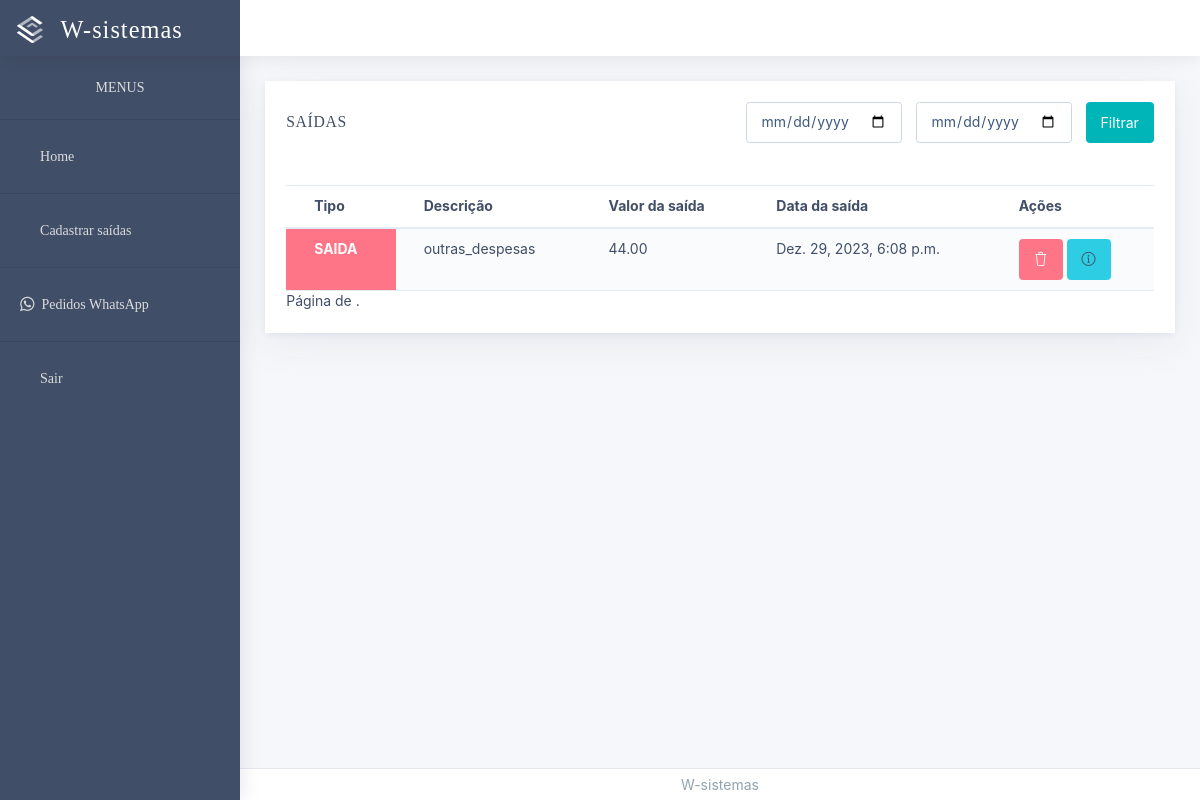
The page /relatorio-saidas on the database as committed earlier.
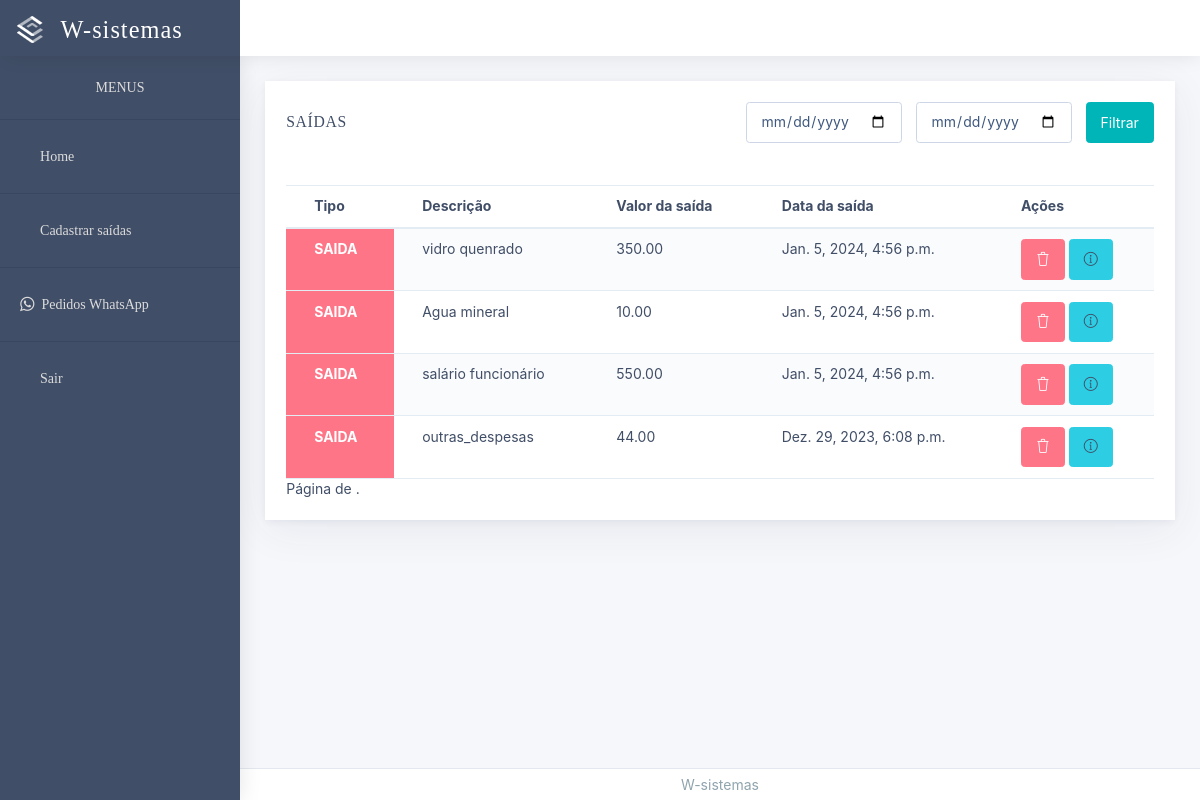
The same page on the database as committed later.
### pdv/models.py (models this page shows, shortened)
class Saida(models.Model):
    saida_status = models.CharField(max_length=120, default='saida')
    tipo_de_despesa = models.CharField(max_length=150, default='outras_despesas', verbose_name='Tipo de Despesa')
    valor_despesa = models.DecimalField(decimal_places=2, max_digits=10, default=0, blank=True, verbose_name='Valor da despesa')
    data_saida = models.DateTimeField(auto_now_add=True)
    class Meta:
        verbose_name = 'Saida'
        verbose_name_plural = 'Saidas'

### pdv/views.py (the view)
# urls.py: path('relatorio-saidas', views.relatorio_saida, name='relatorio-saidas'),
def relatorio_saida(request):
    data_inicial_str = request.GET.get('data_inicial')
    data_final_str = request.GET.get('data_final')
    saidas = Saida.objects.all().order_by('-data_saida')
    return render(request, 'html/saidas.html', {'saidas':saidas})

### pdv/templates/html/saidas.html (shortened to what this page needs)
{% extends "base.html" %}
{% load static %}
{% block content %}
<div class="card">
    <div class="card-header d-flex justify-content-between align-items-center">
        <h4 class="card-title">Saídas</h4>
        <form method="get" class="form-inline">
            <div class="form-group mr-1">
                <input type="date" class="form-control" id="inputDate" name="data_inicial" value="{{ request.GET.data_inicial }}">
            </div>
            <div class="form-group mr-1">
                <input type="date" class="form-control" id="inputEndDate" name="data_final" value="{{ request.GET.data_final }}">
            </div>
            <button type="submit" class="btn btn-primary">Filtrar</button>
        </form>
    </div>
    <div class="card-body">
        <div class="table-responsive">
            <table class="table table-striped mb-0">
                <thead>
                    <tr>
                        <th>Tipo</th>
                        <th>Descrição</th>
                        <th>Valor da saída</th>
                        <th>Data da saída</th>
                        <th>Ações</th>
                    </tr>
                </thead>
                <tbody>
                    {% for saida in saidas %}
                        <tr>
                            <th class="bg-danger text-white text-uppercase" scope="row">{{ saida.saida_status|default:"-----"  }}</th>
                            <td>{{ saida.tipo_de_despesa|default:"-----"  }}</td>
                            <td>{{ saida.valor_despesa|default:"-----"  }}</td>
                            <td>{{ saida.data_saida|default:"-----"  }}</td>
                            <td>
                                <form action="" method="post" class="d-inline" id="deleteForm{{ saida.id }}">{% csrf_token %}
                                    <button class="btn btn-danger" type="button" onclick="confirmDelete({{ saida.id }})"><i class="icon-trash"></i></button>
                                </form>
                                <a class="btn btn-info" onclick="openModalInfoPeido()">
                                    <i class="icon-info"></i>
                                </a>
                            </td>
                        </tr>
                    {% endfor %}
                </tbody>
            </table>
            <div class="pagination">
                <span class="step-links">
                    <span class="current">
                        Página {{ saida.number }} de {{ saida.paginator.num_pages }}.
                    </span>
                </span>
            </div>
        </div>
    </div>
</div>
{% endblock content %}

Rows that differ between the two databases and show on the page:
added Saida: saida_status "SAIDA", tipo_de_despesa "vidro quenrado", valor_despesa "350.00", data_saida "Jan. 5, 2024, 4:56 p.m."
added Saida: saida_status "SAIDA", tipo_de_despesa "Agua mineral", valor_despesa "10.00", data_saida "Jan. 5, 2024, 4:56 p.m."
added Saida: saida_status "SAIDA", tipo_de_despesa "salário funcionário", valor_despesa "550.00", data_saida "Jan. 5, 2024, 4:56 p.m."
